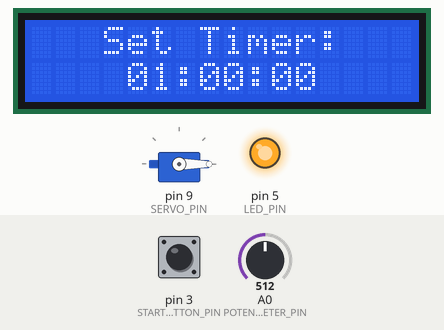
Recording of a sketch running on a simulated Arduino Uno, built with avr-gcc and run on an emulated ATmega328P. On the bench: servo, 16×2 character LCD, output pins drawn as LEDs (lit = HIGH). Dashed ring = blinking. The test bench sets the inputs (shaded band); at power-on: pin 3 (START_BUTTON_PIN) HIGH, A0 (POTENTIOMETER_PIN) = 512. EEPROM starts erased.

Above: at 1.28 s.
1.3 s: pin 3 (START_BUTTON_PIN) pulled LOW for 0.15 s
At 3.1 s:
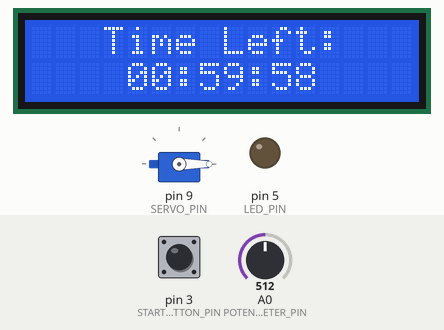
4.4 s: pin 3 (START_BUTTON_PIN) pulled LOW for 3.2 s
At 7.7 s:
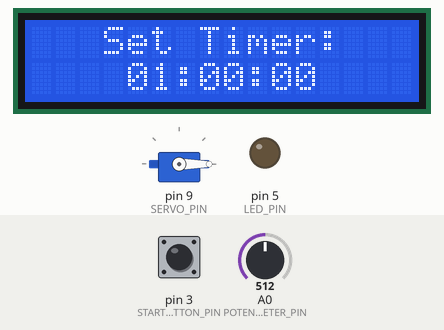
8.2 s: A0 (POTENTIOMETER_PIN) set to 716
At 8.55 s:
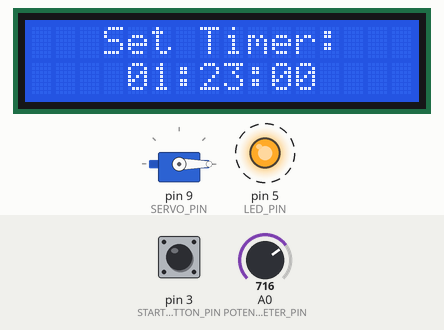
9.7 s: A0 (POTENTIOMETER_PIN) set to 900
At 10.35 s:
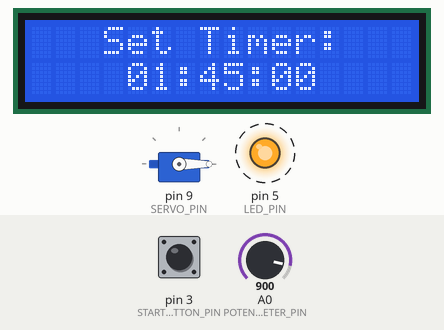
11.2 s: A0 (POTENTIOMETER_PIN) set to 1023
At 11.55 s:
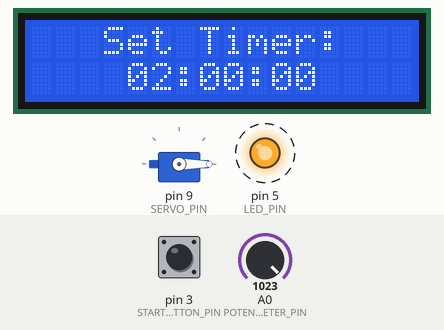
Timing chart, 0 to 13.7 s (numbered marks = the images above; inputs shaded):
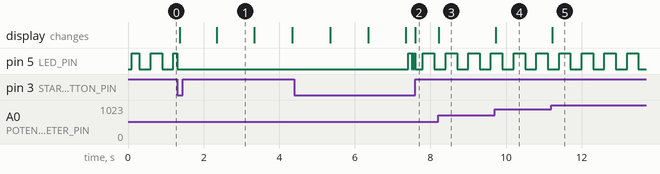

The sketch:

PoultryTimer.ino
```cpp
#include <Wire.h>
#include <LiquidCrystal_I2C.h>
#include <EEPROM.h>
#include <Servo.h>

// EEPROM Address Definitions
const int TIMER_HOURS_ADDR = 0;
const int TIMER_MINUTES_ADDR = 1;
const int REMAINING_HOURS_ADDR = 2;
const int REMAINING_MINUTES_ADDR = 3;
const int REMAINING_SECONDS_ADDR = 4;
const int TIMER_RUNNING_ADDR = 5;

// Pin Definitions
const int POTENTIOMETER_PIN = A0;
const int SERVO_PIN = 9;
const int START_BUTTON_PIN = 3;
const int LED_PIN = 5;

LiquidCrystal_I2C lcd(0x27, 16, 2);

// Timer Variables
unsigned long startTime = 0;
unsigned long timerDuration = 0;
unsigned long alarmStartTime = 0;
unsigned long buttonPressStartTime = 0;
bool timerRunning = false;
bool alarmActive = false;
bool settingTimer = true;
bool initialStartup = true;
bool backToSetting = false;
int selectedHours = 0;
int selectedMinutes = 0;
int previousHours = -1;
int previousMinutes = -1;
int previousSeconds = -1;

// Button Debounce Variables
unsigned long lastButtonPress = 0;
const unsigned long debounceDelay = 50;

Servo myServo;  // Servo object

bool isButtonPressed() {
  if (digitalRead(START_BUTTON_PIN) == LOW) {
    if (millis() - lastButtonPress > debounceDelay) {
      lastButtonPress = millis();
      return true;
    }
  }
  return false;
}

void displayRemainingTime(int hours, int minutes, int seconds) {
  lcd.setCursor(0, 0);
  lcd.print("   Time Left:");

  lcd.setCursor(0, 1);
  lcd.print("    ");
  if (hours < 10) lcd.print("0");
  lcd.print(hours);
  lcd.print(":");
  if (minutes < 10) lcd.print("0");
  lcd.print(minutes);
  lcd.print(":");
  if (seconds < 10) lcd.print("0");
  lcd.print(seconds);
}

void triggerAlarm() {
  alarmActive = true;
  timerRunning = false;
  alarmStartTime = millis();

  lcd.clear();
  lcd.setCursor(0, 0);
  lcd.print("TIME'S UP!");
  myServo.write(90);  // Move servo to 0 degrees
}

void displayTimerSetting() {
  lcd.setCursor(0, 0);
  lcd.print("   Set Timer:");

  lcd.setCursor(0, 1);
  lcd.print("    ");
  if (selectedHours < 10) lcd.print("0");
  lcd.print(selectedHours);
  lcd.print(":");
  if (selectedMinutes < 10) lcd.print("0");
  lcd.print(selectedMinutes);
  lcd.print(":00    ");
}

void setup() {
  pinMode(POTENTIOMETER_PIN, INPUT);
  pinMode(START_BUTTON_PIN, INPUT_PULLUP);
  pinMode(LED_PIN, OUTPUT);

  myServo.attach(SERVO_PIN);
  myServo.write(0);  // Servo at 0 degrees initially

  lcd.init();
  lcd.backlight();

  // Check if timer was running before power loss
  checkPreviousTimerState();
}

void checkPreviousTimerState() {
  byte storedRunningState = EEPROM.read(TIMER_RUNNING_ADDR);

  if (storedRunningState == 1) {
    selectedHours = EEPROM.read(REMAINING_HOURS_ADDR);
    selectedMinutes = EEPROM.read(REMAINING_MINUTES_ADDR);
    int remainingSeconds = EEPROM.read(REMAINING_SECONDS_ADDR);

    timerDuration = (selectedHours * 3600L + selectedMinutes * 60L + remainingSeconds) * 1000L;
    startTime = millis() - (timerDuration - (selectedHours * 3600L + selectedMinutes * 60L + remainingSeconds) * 1000L);

    timerRunning = true;
    settingTimer = false;
    initialStartup = false;
  } else {
    displayTimerSetting();
  }
}

void resetTimer() {
  settingTimer = false;
  alarmActive = false;
  timerRunning = true;
  backToSetting = false;

  int potValue = analogRead(POTENTIOMETER_PIN);
  int totalMinutes = map(potValue, 0, 1023, 0, 120);

  selectedHours = totalMinutes / 60;
  selectedMinutes = totalMinutes % 60;

  timerDuration = (selectedHours * 3600L + selectedMinutes * 60L) * 1000L;

  EEPROM.write(TIMER_HOURS_ADDR, selectedHours);
  EEPROM.write(TIMER_MINUTES_ADDR, selectedMinutes);
  EEPROM.write(TIMER_RUNNING_ADDR, 1);

  startTime = millis();

  myServo.write(0);  // Reset servo to 0 degrees

  previousHours = -1;
  previousMinutes = -1;
  previousSeconds = -1;
  buttonPressStartTime = 0;

  // for (int i = 0 ; i < EEPROM.length() ; i++) {
  //   EEPROM.write(i, 0);
  // }

  displayRemainingTime(selectedHours, selectedMinutes, 0);
}

void loop() {
  if (settingTimer) {
    int potValue = analogRead(POTENTIOMETER_PIN);
    int totalMinutes = map(potValue, 0, 1023, 0, 120);

    selectedHours = totalMinutes / 60;
    selectedMinutes = totalMinutes % 60;

    // Blink LED only during setting mode
    digitalWrite(LED_PIN, millis() % 600 < 300 ? HIGH : LOW);

    // Update display only if values change
    if (initialStartup && (selectedHours != previousHours || selectedMinutes != previousMinutes)) {
      previousHours = selectedHours;
      previousMinutes = selectedMinutes;
      displayTimerSetting();
    }

    // Handle short button press to start the timer
    if (isButtonPressed()) {
      timerDuration = (selectedHours * 3600L + selectedMinutes * 60L) * 1000L;

      EEPROM.write(TIMER_HOURS_ADDR, selectedHours);
      EEPROM.write(TIMER_MINUTES_ADDR, selectedMinutes);
      EEPROM.write(TIMER_RUNNING_ADDR, 1);

      startTime = millis();
      timerRunning = true;
      settingTimer = false;
      initialStartup = false;
      digitalWrite(LED_PIN, LOW);  // Turn off LED when exiting setting mode
    }
  } else if (timerRunning) {
    unsigned long currentTime = millis();
    unsigned long elapsedTime = currentTime - startTime;
    unsigned long remainingTime = timerDuration - elapsedTime;

    int hoursLeft = remainingTime / (3600L * 1000L);
    int minutesLeft = (remainingTime % (3600L * 1000L)) / (60L * 1000L);
    int secondsLeft = (remainingTime % (60L * 1000L)) / 1000L;

    // Handle long press to return to setup mode
    if (digitalRead(START_BUTTON_PIN) == LOW) {
      if (buttonPressStartTime == 0) {
        buttonPressStartTime = currentTime;
      }

      if (currentTime - buttonPressStartTime >= 3000) {
        backToSetting = true;
        settingTimer = true;
        initialStartup = true;
        digitalWrite(LED_PIN, HIGH);  // Start LED blinking when back to setting
        displayTimerSetting();
        return;
      }
    } else {
      buttonPressStartTime = 0;  // Reset button press time when released
    }

    EEPROM.write(REMAINING_HOURS_ADDR, hoursLeft);
    EEPROM.write(REMAINING_MINUTES_ADDR, minutesLeft);
    EEPROM.write(REMAINING_SECONDS_ADDR, secondsLeft);

    if (hoursLeft != previousHours || minutesLeft != previousMinutes || secondsLeft != previousSeconds) {
      previousHours = hoursLeft;
      previousMinutes = minutesLeft;
      previousSeconds = secondsLeft;
      displayRemainingTime(hoursLeft, minutesLeft, secondsLeft);
    }

    if (elapsedTime >= timerDuration) {
      triggerAlarm();
    }
  } else if (alarmActive) {
    if (millis() - alarmStartTime >= 3000) {
      resetTimer();
    }
  }
}
```

Measured:
- after the input at 1.3 s, the display: first changes after 0.07 s (image 1 shows a later state)
- after the input at 4.4 s, the display: first differs from a run without the input after 3.2 s (image 2)
- after the input at 8.2 s, the display: changes at once (image 3)
- after the input at 9.7 s, the display: changes at once (image 4)
- after the input at 11.2 s, the display: changes at once (image 5)
- what the display in image 1 shows lasts 1.0 s, from 2.3 s to 3.3 s
